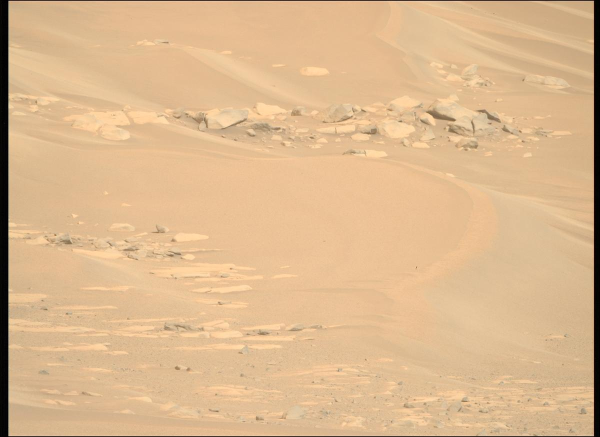
#> input picture image.png, 1200 x 874 px (shown at 1/2 size)
$ jupyter execute --allow-errors main.ipynb   (older library calls are emulated)
#> lines starting #> are read from the running program, lines starting #| are printed output that depends on the picture
[cell 1]
from datasets import load_dataset
import numpy as np
import mahotas as mh
from sklearn.preprocessing import StandardScaler
from sklearn.svm import SVC
import matplotlib.pyplot as plt
from sklearn.model_selection import train_test_split
from sklearn.svm import SVC
from sklearn.metrics import classification_report, accuracy_score
import glob
from PIL import Image
from skimage.transform import pyramid_laplacian
from skimage.transform import pyramid_gaussian
import os

[cell 2]
image_path = "image.png"

try:
    img_pil = Image.open(image_path).convert('L').resize((512, 512))
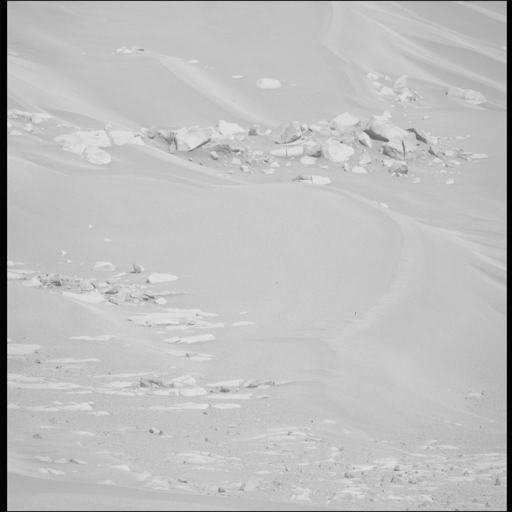
#> img_pil: PIL image 512x512 L; min 0, max 227, mean 190.7

    img_array = np.array(img_pil) / 255.0

    pyramid = tuple(pyramid_laplacian(img_array, downscale=2, max_layer=3))

    fig, axes = plt.subplots(1, len(pyramid), figsize=(16, 5))
    fig.suptitle("Multi-Scale Laplacian Image Pyramid (Edge & Texture Isolation)", fontsize=18, fontweight='bold')

    for i, (ax, p_img) in enumerate(zip(axes, pyramid)):
        h, w = p_img.shape

        if i == len(pyramid) - 1:
            ax.imshow(p_img, cmap='gray')
            ax.set_title(f"Level {i} (Base Low-Res)\nResolution: {w} x {h}", fontsize=12)
        else:
            ax.imshow(np.abs(p_img), cmap='gray', vmax=0.2)
            ax.set_title(f"Level {i} (High-Freq Details)\nResolution: {w} x {h}", fontsize=12)

        ax.axis('off')
#> this loop made 4 passes
#> (h, w) on passes 1 to 4: (512, 512), (256, 256), (128, 128), (64, 64)

    plt.tight_layout()
    plt.show()
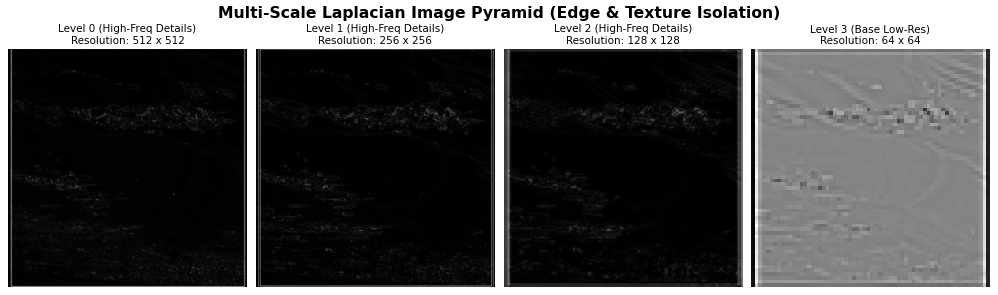
#> figure drawn by matplotlib, 4 panels

except FileNotFoundError:
    print(f"Could not find {image_path}. Please check the file name!")

[cell 3]
image_path = "image.png"

try:
    img_pil = Image.open(image_path).convert('L').resize((512, 512))
    img_array = np.array(img_pil)

    pyramid = tuple(pyramid_gaussian(img_array, downscale=2, max_layer=4))
#> pyramid = 5 items

    fig, axes = plt.subplots(1, len(pyramid), figsize=(16, 5))
    fig.suptitle("Multi-Scale Gaussian Image Pyramid", fontsize=18, fontweight='bold')

    for i, (ax, p_img) in enumerate(zip(axes, pyramid)):
        ax.imshow(p_img, cmap='gray')

        h, w = p_img.shape
        ax.set_title(f"Level {i}\nResolution: {w} x {h}", fontsize=12)
        ax.axis('off')
#> this loop made 5 passes

    plt.tight_layout()
    plt.show()
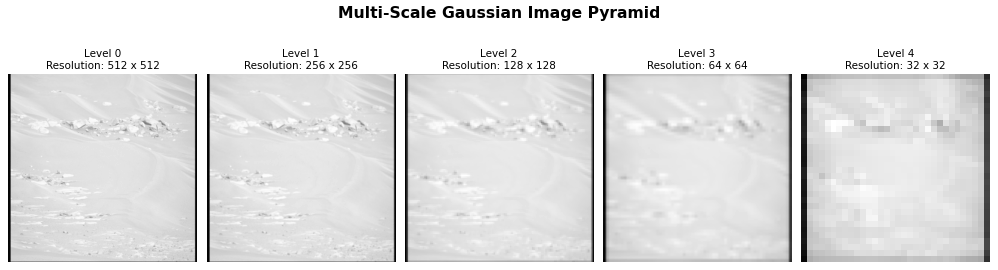
#> figure drawn by matplotlib, 5 panels

except FileNotFoundError:
    print(f"Could not find {image_path}. Please check the file name!")
